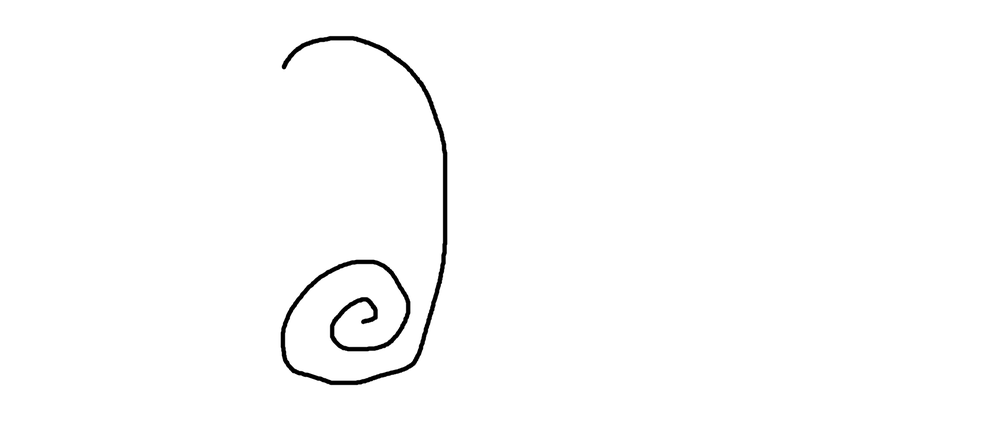
#> input picture Images/Curve2.png, 1000 x 435 px, shrunk from 1868 x 813 before the run
$ python find_middle_points.py
#> lines starting #> are read from the running program, lines starting #| are printed output that depends on the picture; after the words box and inside, x2 and y2 are one past the last pixel; in counts of white or black regions, pixels touching at a corner belong together
import math
import cv2 as cv
import numpy as np


def get_points_till_first_edge(points):
    first_edge_center_pixel_coords = []
    for i in range(0, len(points)):
        r0 = 15
        J = -1
        for j in range(i + 1, len(points)):
            r = math.sqrt((points[j][0] - points[i][0]) ** 2 + (points[j][1] - points[i][1]) ** 2)
            if (r < 11) and (abs(i - j) >= 15) and (abs(i - j) <= len(points) - 15) and r < r0:
                J = j
                r0 = r
                xc = int((points[j][0] + points[i][0]) / 2)
                yc = int((points[j][1] + points[i][1]) / 2)
                first_edge_center_pixel_coords.append([xc, yc])
        if J < 0:
            break  # find an edge
        else:
            continue
    return first_edge_center_pixel_coords


def get_points_till_second_edge(points):
    second_edge_center_pixel_coords = []
    for i in range(len(points) - 1, 0, -1):
        r0 = 15
        J = -1
        for j in range(i, 0, -1):
            r = math.sqrt((points[j][0] - points[i][0]) ** 2 + (points[j][1] - points[i][1]) ** 2)
            if (r < 11) and (abs(i - j) >= 15) and (abs(i - j) <= len(points) - 15) and r < r0:
                J = j
                r0 = r
                xc = int((points[j][0] + points[i][0]) / 2)
                yc = int((points[j][1] + points[i][1]) / 2)
                second_edge_center_pixel_coords.append([xc, yc])
        if J < 0:
            break  # find an edge
        else:
            continue
    return second_edge_center_pixel_coords


def get_all_middle_points(till_first_edge, till_second_edge):
    return till_first_edge[::-1] + till_second_edge


def draw_middle_line(blank, points):
    for i in range(0, len(points)):
        cv.circle(blank, (points[i][0], points[i][1]), 1, (200, 0, 255), thickness=1)
    cv.imshow('Middle line', blank)


def main():
    img = cv.imread('../Images/Curve2.png')
#> img is the input picture: shape (435, 1000, 3); min 0, max 255, mean 252.4
    gray = cv.cvtColor(img, cv.COLOR_BGR2GRAY)
    blur = cv.GaussianBlur(gray, ksize=(5, 5), sigmaX=1)
    canny = cv.Canny(blur, 30, 60, apertureSize=3, L2gradient=True)
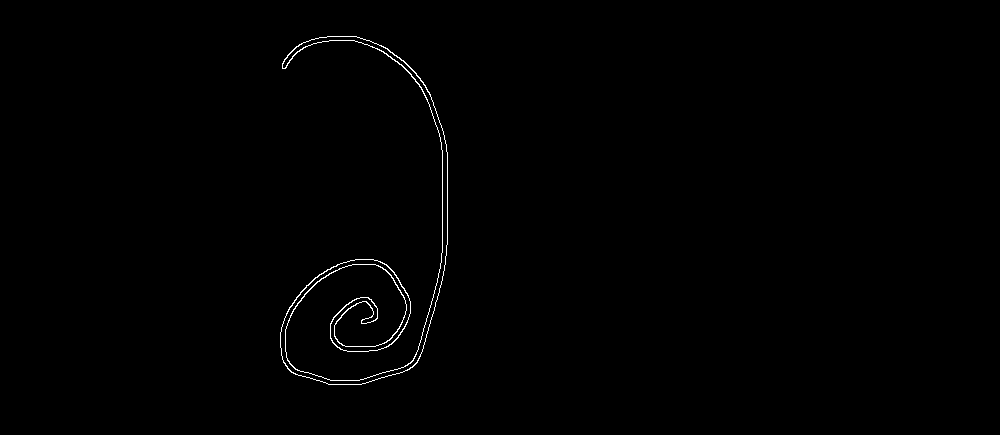
#> canny: shape (435, 1000); 0.52% white in thin lines or dots, all inside (x1, y1, x2, y2) = (280, 36, 448, 385)
    contours, hierarchy = cv.findContours(canny, cv.RETR_TREE, cv.CHAIN_APPROX_NONE)
#> contours = 2 contours; box (x1, y1, x2, y2) and area: (280, 36, 448, 385) 4682, (280, 36, 448, 385) 4272

    points = []
    for point in contours[0]:
        points.append([point[0][0], point[0][1]])
#> this loop made 1847 passes
#> point on passes 1 to 3: [[327, 36]], [[326, 37]], [[325, 37]]
#> after the loop, points = 1847 pairs, first value 280 to 447, second value 36 to 384

    first_points = get_points_till_first_edge(points)
#> the loop in get_points_till_first_edge, `for i in range(0, len(points)):` made 52 passes
#> after the loop in get_points_till_first_edge, `for i in range(0, len(points)):`: first_edge_center_pixel_coords = 371 pairs, first value 285 to 328, second value 38 to 62; xc = 286; yc = 62
#> first_points has the same summary as first_edge_center_pixel_coords in get_points_till_first_edge
    second_points = get_points_till_second_edge(points)
#> the loop in get_points_till_second_edge, `for i in range(len(points) - 1, 0, -1):` made 907 passes
#> i on passes 1 to 3: 1846, 1845, 1844
#> after the loop in get_points_till_second_edge, `for i in range(len(points) - 1, 0, -1):`: second_edge_center_pixel_coords = 7974 pairs, first value 282 to 444, second value 38 to 382; xc = 367; yc = 319
#> second_points has the same summary as second_edge_center_pixel_coords in get_points_till_second_edge

    print(f'Total amount of points in the middle line is {len(first_points[::-1] + second_points)}')
#| Total amount of points in the middle line is 8345
    print(f'Amount of points till first edge is {len(first_points)}')
#| Amount of points till first edge is 371
    print(f'Amount of points till second edge is {len(second_points)}')
#| Amount of points till second edge is 7974
    print('All points below:')
    print(*get_all_middle_points(first_points, second_points))
#> (printed output is left out)
    draw_middle_line(img, (first_points[::-1] + second_points))

    cv.waitKey(0)


if __name__ == "__main__":
    main()

$ run again, with Images/Curve1.png copied over Images/Curve2.png
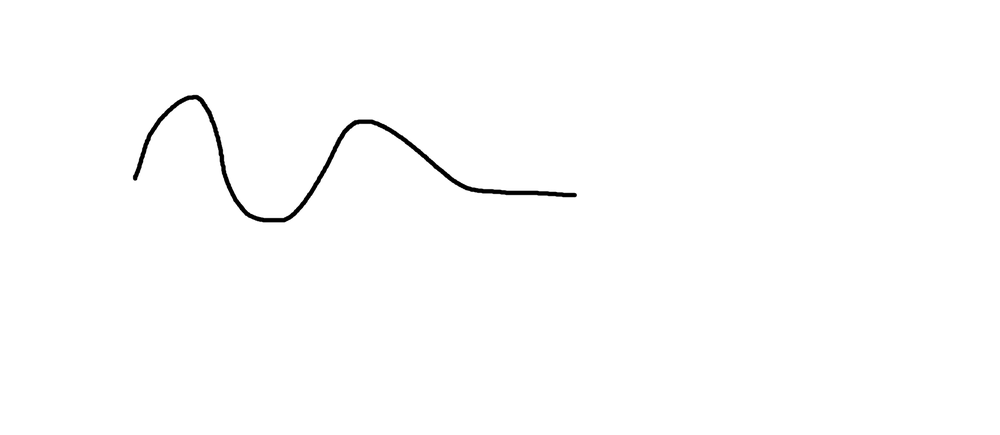
#> input picture Images/Curve1.png, 1000 x 435 px, shrunk from 1868 x 813 before the run
#> in main, img is the input picture: shape (435, 1000, 3); min 0, max 255, mean 253.3
#> in main, `canny = cv.Canny(blur, 30, 60, apertureSize=3, L2gradient=True)`:
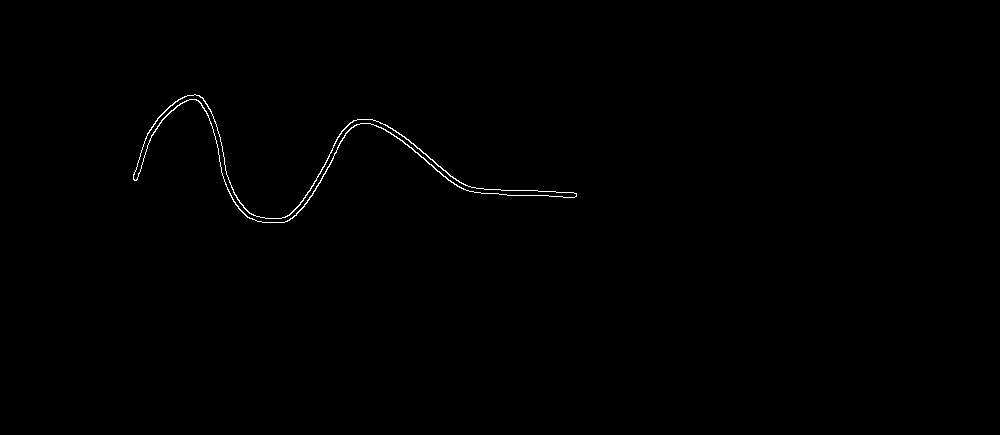
#> canny: shape (435, 1000); 0.36% white in thin lines or dots, all inside (x1, y1, x2, y2) = (133, 94, 577, 223)
#> contours = 2 contours; box (x1, y1, x2, y2) and area: (133, 94, 577, 223) 3042, (133, 94, 577, 223) 2649
#> the loop in main, `for point in contours[0]:` made 1158 passes
#> point on passes 1 to 3: [[194, 94]], [[193, 95]], [[192, 95]]
#> after the loop in main, `for point in contours[0]:`: points = 1158 pairs, first value 133 to 576, second value 94 to 222
#> the loop in get_points_till_first_edge, `for i in range(0, len(points)):` made 98 passes
#> after the loop in get_points_till_first_edge, `for i in range(0, len(points)):`: first_edge_center_pixel_coords = 752 pairs, first value 136 to 194, second value 96 to 173; xc = 136; yc = 173
#> first_points has the same summary as first_edge_center_pixel_coords in get_points_till_first_edge
#> the loop in get_points_till_second_edge, `for i in range(len(points) - 1, 0, -1):` made 481 passes
#> i on passes 1 to 3: 1157, 1156, 1155
#> after the loop in get_points_till_second_edge, `for i in range(len(points) - 1, 0, -1):`: second_edge_center_pixel_coords = 4212 pairs, first value 195 to 570, second value 96 to 220; xc = 570; yc = 195
#> second_points has the same summary as second_edge_center_pixel_coords in get_points_till_second_edge
#| Total amount of points in the middle line is 4964
#| Amount of points till first edge is 752
#| Amount of points till second edge is 4212
#> (printed output is left out)

$ run again, with Images/Shapes.png copied over Images/Curve2.png
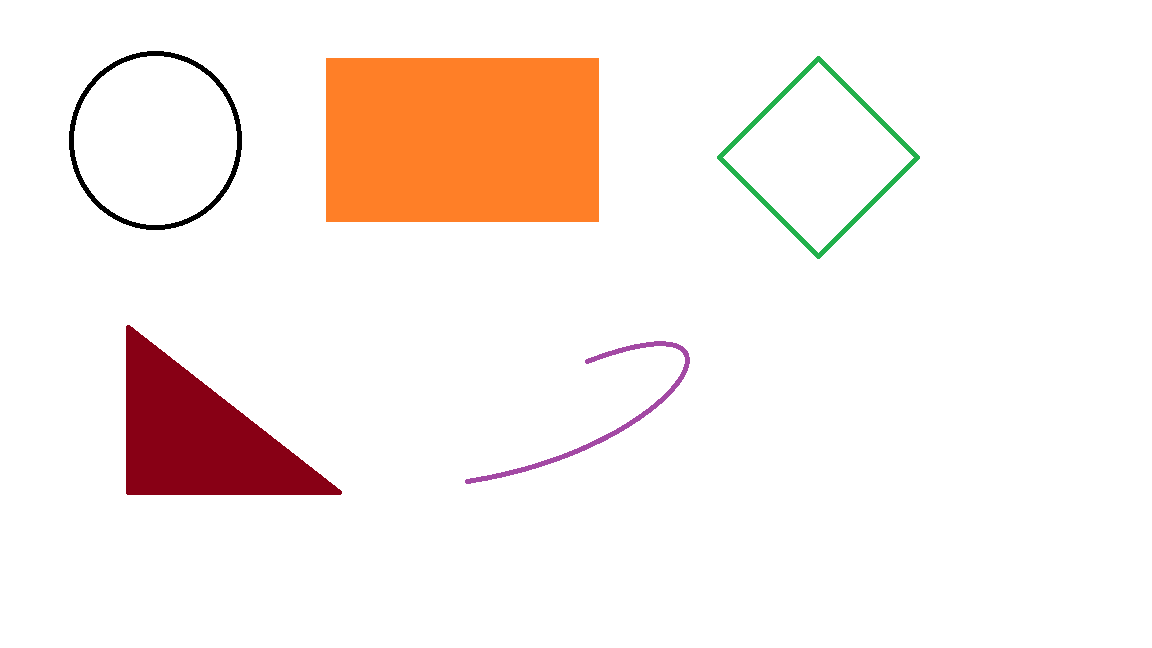
#> input picture Images/Shapes.png, 1152 x 648 px
#> in main, img is the input picture: shape (648, 1152, 3); mean B, G, R 234.3, 239.2, 250
#> in main, `gray = cv.cvtColor(img, cv.COLOR_BGR2GRAY)`:
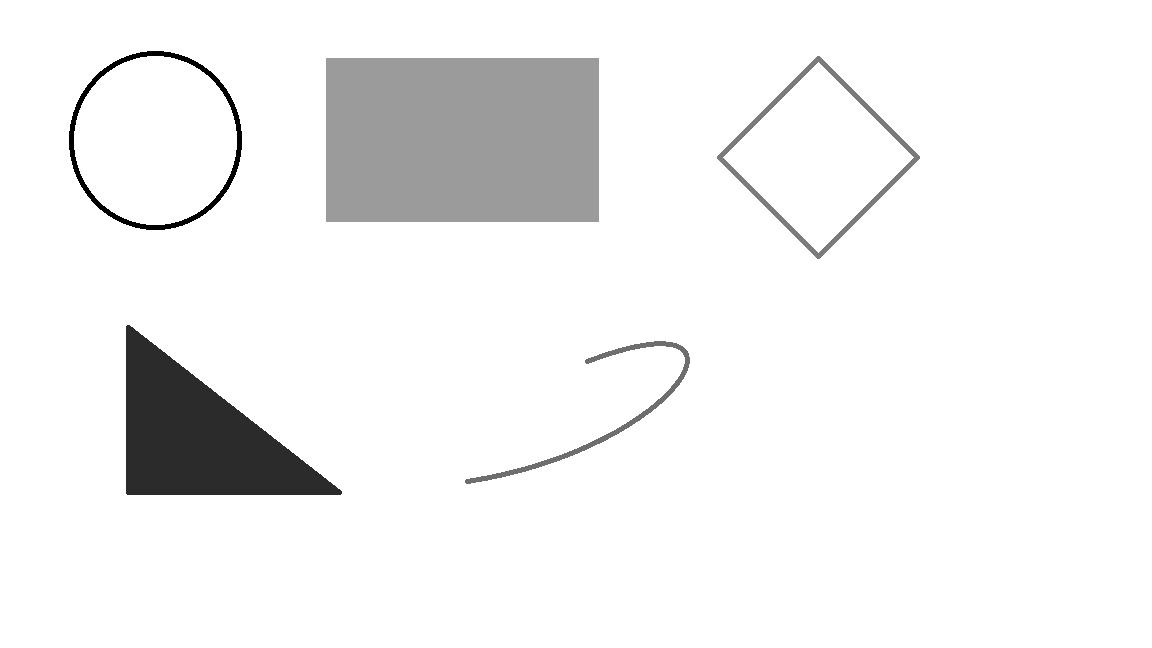
#> gray: shape (648, 1152); min 0, max 255, mean 241.8
#> in main, `canny = cv.Canny(blur, 30, 60, apertureSize=3, L2gradient=True)`:
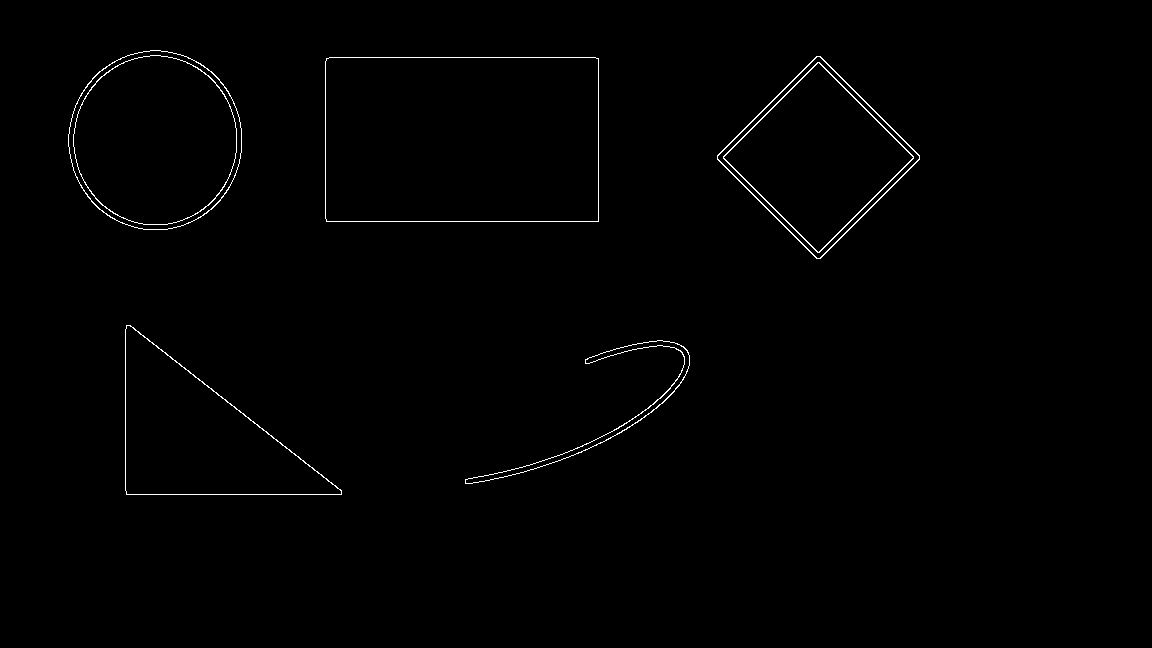
#> canny: shape (648, 1152); 0.69% white in thin lines or dots, all inside (x1, y1, x2, y2) = (68, 50, 920, 495)
#> contours = 14 contours; largest, box (x1, y1, x2, y2) and area: (325, 57, 599, 222) 44761, (325, 57, 599, 222) 44759, (68, 50, 242, 230) 24330, (68, 50, 242, 230) 24225, (73, 55, 237, 225) 21663
#> the loop in main, `for point in contours[0]:` made 696 passes
#> point on passes 1 to 3: [[657, 340]], [[656, 341]], [[655, 341]]
#> after the loop in main, `for point in contours[0]:`: points = 696 pairs, first value 465 to 689, second value 340 to 483
#> the loop in get_points_till_first_edge, `for i in range(0, len(points)):` made 73 passes
#> after the loop in get_points_till_first_edge, `for i in range(0, len(points)):`: first_edge_center_pixel_coords = 615 pairs, first value 590 to 657, second value 342 to 360; xc = 590; yc = 360
#> first_points has the same summary as first_edge_center_pixel_coords in get_points_till_first_edge
#> the loop in get_points_till_second_edge, `for i in range(len(points) - 1, 0, -1):` made 280 passes
#> i on passes 1 to 3: 695, 694, 693
#> after the loop in get_points_till_second_edge, `for i in range(len(points) - 1, 0, -1):`: second_edge_center_pixel_coords = 2248 pairs, first value 470 to 686, second value 342 to 480; xc = 470; yc = 480
#> second_points has the same summary as second_edge_center_pixel_coords in get_points_till_second_edge
#| Total amount of points in the middle line is 2863
#| Amount of points till first edge is 615
#| Amount of points till second edge is 2248
#> (printed output is left out)
